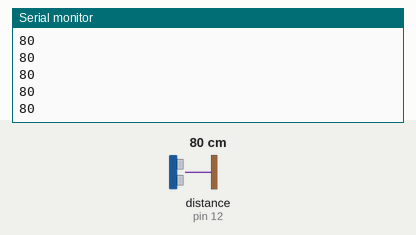
Recording of a sketch running on a simulated Arduino Uno, built with avr-gcc and run on an emulated ATmega328P. Shown: the last lines printed to the serial monitor. The inputs (shaded band) are chosen by the test bench; at power-on: distance to the obstacle (sensor on pin 12) 80 cm. The echo pulse lasts 58.3 µs per cm.

Above: at 2.2 s.
2.3 s: distance to the obstacle (sensor on pin 12) set to 2 cm
At 2.38 s:
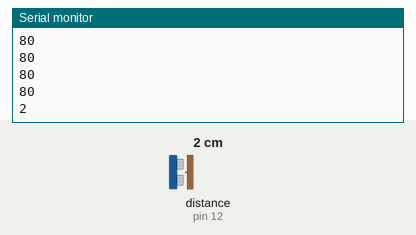
3.8 s: distance to the obstacle (sensor on pin 12) set to 4 cm
At 3.83 s:
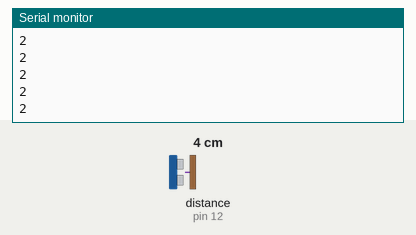
Timing chart, 0 to 6.8 s (numbered marks = the images above; inputs shaded):
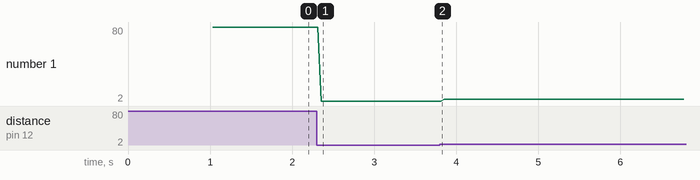

The sketch:

ultrasonic.ino
```cpp
// requires the zip library from the Elegoo ultrasonic tutorial
#include "SR04.h"

#define TRIG_PIN 12
#define ECHO_PIN 11

SR04 sr04 = SR04(ECHO_PIN, TRIG_PIN);

void setup() {
   Serial.begin(9600);
   delay(1000);
}

void loop() {
   Serial.println(sr04.Distance());
   delay(17);
}
```

Measured:
- after the input at 2.3 s, the serial monitor: prints a new line after 0.05 s (image 1)
- plotted number 1: 80 → 2 after the input at 2.3 s, 2 → 4 after the input at 3.8 s
